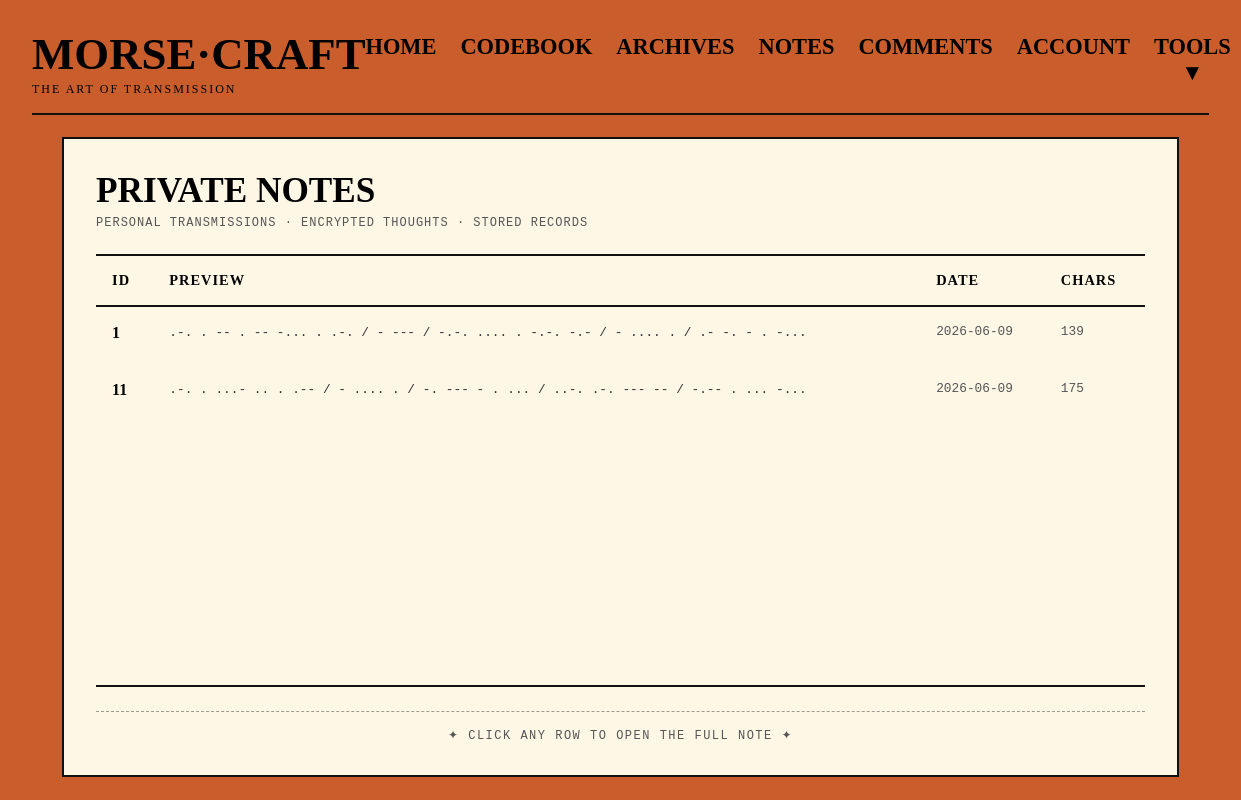
The app's page /notes (signed in) with its own data.
### models.py (models this page shows)
class Note(db.Model):
    __tablename__ = "notes"
    id = db.Column(db.Integer, primary_key=True)
    user_id = db.Column(db.Integer, db.ForeignKey("users.id"), nullable=False)
    content = db.Column(db.Text, nullable=False)
    length = db.Column(db.Integer, nullable=False)
    created_at = db.Column(db.DateTime, server_default=db.func.now(), nullable=False)

### app.py (the view)
@app.route("/notes")
def notes():
    user_id = session.get("user_id")
    if not user_id:
        return render_template(
            "notes.html",
            notes=[]
        )
    notes = (
        Note.query
        .filter_by(user_id=user_id)
        .order_by(Note.created_at.desc())
        .all()
    )
    return render_template(
        "notes.html",
        notes=notes
    )

### templates/notes.html (shortened to what this page needs)
{% extends "layout.html" %}
{% block content %}
{% if session.get("user_id") %}
<div class="notes">
  <div class="notes__browser" id="notes-browser">
    <div class="notes__header">
      <h2 class="notes__title">PRIVATE NOTES</h2>
      <p class="notes__subtitle">
        personal transmissions · encrypted thoughts · stored records
      </p>
    </div>
    <div class="notes__table-wrapper">
      <table class="notes__table">
        <thead>
          <tr>
            <th>ID</th>
            <th>PREVIEW</th>
            <th>DATE</th>
            <th>CHARS</th>
          </tr>
        </thead>
        <tbody>
          {% for note in notes %}
          <tr class="notes__row" data-id="{{ note.id }}">
            <td class="notes__cell-id">{{ note.id }}</td>
            <td class="notes__cell-preview">{{ note.content[:80] }}...</td>
            <td class="notes__cell-meta">{{ note.created_at.strftime("%Y-%m-%d") }}</td>
            <td class="notes__cell-meta">{{ note.length }}</td>
          </tr>
          {% endfor %}
        </tbody>
      </table>
    </div>
    <div class="notes__footer-note">
      ✦ click any row to open the full note ✦
    </div>
  </div>
</div>
{% endif %}
{% endblock %}
{% block links %}
<link rel="stylesheet" href="/static/css/notes.css">
{% endblock %}

### static/css/layout.css (style rules this page uses)
* { margin: 0; padding: 0; box-sizing: border-box; }
body { min-height: 100vh; display: flex; flex-direction: column; background-color: #C95E2C; }

### static/css/notes.css (style rules this page uses)
.notes { height: 100%; }
.notes__browser, .notes__reader { height: 100%; display: flex; flex-direction: column; }
.notes__header { display: flex; flex-direction: column; gap: 0.3rem; }
.notes__title { font-family: "DM Serif Display", serif; font-size: 2.2rem; font-weight: 700; }
.notes__subtitle { font-family: "Courier New", monospace; font-size: 0.75rem; text-transform: uppercase; letter-spacing: 1px; color: #555555; }
.notes__table-wrapper { flex: 1; min-height: 0; overflow-y: auto; margin-top: 1.5rem; border-top: 2px solid #111111; border-bottom: 2px solid #111111; }
.notes__table { width: 100%; border-collapse: collapse; }
.notes__table thead { position: sticky; top: 0; z-index: 10; background-color: #FEF7E6; box-shadow: 0 2px 0 #111111; }
.notes__table th { padding: 1rem; text-align: left; background-color: #FEF7E6; font-family: "DM Serif Display", serif; font-size: 0.9rem; letter-spacing: 1px; }
.notes__table td { padding: 1.2rem 1rem; vertical-align: top; }
.notes__row { cursor: pointer; }
.notes__cell-id { font-family: "DM Serif Display", serif; font-size: 1rem; font-weight: 600; }
.notes__cell-preview { font-family: "Courier New", monospace; font-size: 0.8rem; color: #333333; line-height: 1.4; white-space: normal; word-break: break-word; }
.notes__cell-meta { font-family: "Courier New", monospace; font-size: 0.8rem; color: #555555; white-space: nowrap; }
.notes__footer-note { margin-top: 1.5rem; padding-top: 1rem; text-align: center; border-top: 1px dashed rgba(17, 17, 17, 0.4); font-family: "Courier New", monospace; font-size: 0.75rem; letter-spacing: 1.5px; text-transform: uppercase; color: #555555; }

### records on screen
Note: id "1", content ".-. . -- . -- -... . .-. / - --- / -.-. .... . -.-. -.- / - .... . / .- -. - . -", created_at "2026-06-09", length "139"
Note: id "11", content ".-. . ...- .. . .-- / - .... . / -. --- - . ... / ..-. .-. --- -- / -.-- . ... -", created_at "2026-06-09", length "175"
